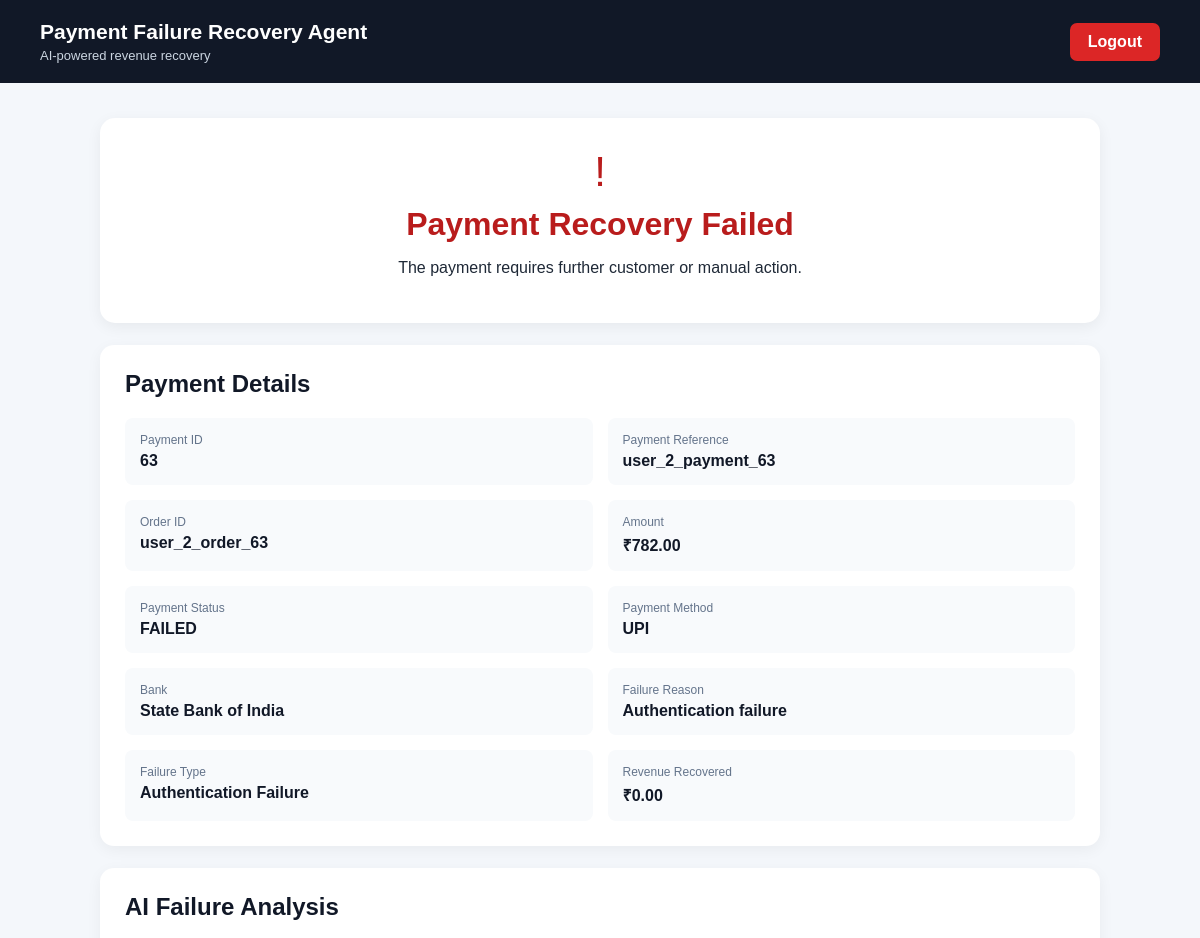
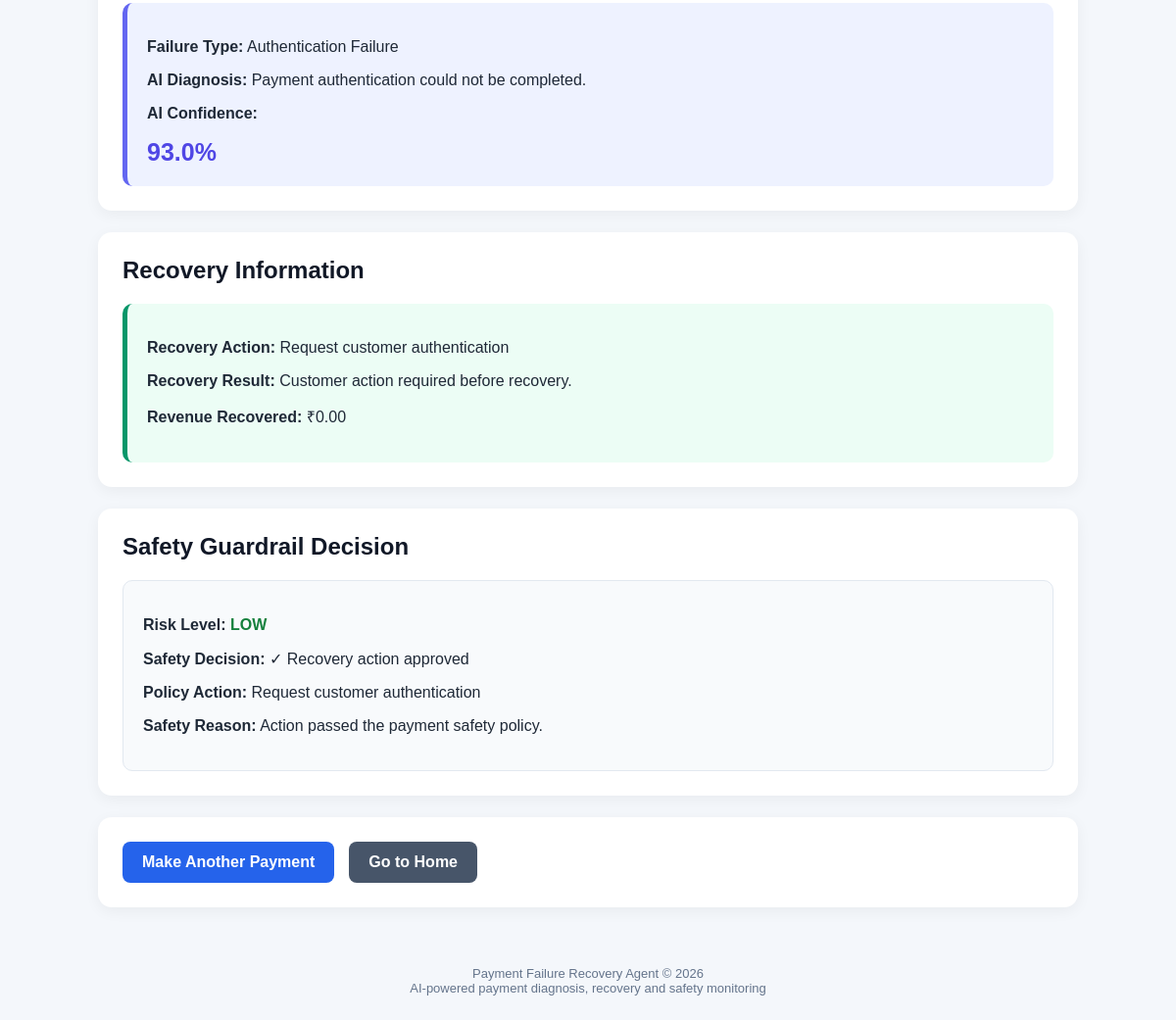
The app's page /payment-result/63/ (signed in) with its own data (2 pictures, top to bottom).
### payments/models.py (models this page shows, shortened)
class Payment(models.Model):
    user = models.ForeignKey(
        User,
        on_delete=models.CASCADE,
        null=True,
        blank=True,
        related_name="payments"
    )
    payment_id = models.CharField(
        max_length=255,
        unique=True
    )
    order_id = models.CharField(
        max_length=100,
        blank=True,
        null=True
    )
    amount = models.DecimalField(
        max_digits=12,
        decimal_places=2,
        default=0
    )
    payment_method = models.CharField(
        max_length=100,
        blank=True,
        null=True
    )
    bank = models.CharField(
        max_length=100,
        blank=True,
        null=True
    )
    failure_type = models.CharField(
        max_length=100,
        blank=True,
        null=True
    )
    failure_reason = models.CharField(
        max_length=255,
        blank=True,
        null=True
    )
    cancellation_reason = models.CharField(
        max_length=100,
        blank=True,
        null=True
    )
    status = models.CharField(
        max_length=50,
        default="FAILED"
    )
    retry_count = models.PositiveIntegerField(
        default=0
    )
    ai_diagnosis = models.TextField(
        blank=True,
        null=True
    )
    ai_confidence = models.FloatField(
        blank=True,
        null=True
    )
    recovery_action = models.CharField(
        max_length=255,
        blank=True,
        null=True
    )
    recovery_result = models.TextField(
        blank=True,
        null=True
    )
    revenue_recovered = models.DecimalField(
        max_digits=12,
        decimal_places=2,
        default=0
    )
    created_at = models.DateTimeField(
        auto_now_add=True
    )
    updated_at = models.DateTimeField(
        auto_now=True
    )

class RecoveryAudit(models.Model):
    payment = models.ForeignKey(
        Payment,
        on_delete=models.CASCADE,
        related_name="recovery_audits"
    )
    failure_type = models.CharField(
        max_length=100,
        blank=True,
        null=True
    )
    cancellation_reason = models.CharField(
        max_length=100,
        blank=True,
        null=True
    )
    root_cause = models.CharField(
        max_length=255,
        blank=True,
        null=True
    )
    recommended_action = models.CharField(
        max_length=255,
        blank=True,
        null=True
    )
    confidence = models.FloatField(
        blank=True,
        null=True
    )
    policy_action = models.CharField(
        max_length=255,
        blank=True,
        null=True
    )
    allowed = models.BooleanField(
        default=False
    )
    risk_level = models.CharField(
        max_length=50,
        blank=True,
        null=True
    )
    executed = models.BooleanField(
        default=False
    )
    result = models.TextField(
        blank=True,
        null=True
    )
    reason = models.TextField(
        blank=True,
        null=True
    )
    created_at = models.DateTimeField(
        auto_now_add=True
    )

### payments/views.py (the view)
@login_required
def payment_result(
    request,
    payment_id
):
    if request.user.is_staff:
        payment = get_object_or_404(
            Payment,
            id=payment_id
        )
    else:
        payment = get_object_or_404(
            Payment,
            id=payment_id,
            user=request.user
        )
    latest_audit = (
        RecoveryAudit.objects
        .filter(
            payment=payment
        )
        .order_by("-id")
        .first()
    )
    failure_type = (
        payment.failure_type
        or ""
    ).strip()
    if (
        not failure_type
        and latest_audit
    ):
        failure_type = (
            latest_audit.failure_type
            or ""
        ).strip()
    if not failure_type:
        failure_type = (
            "Unknown Failure"
        )
    confidence_percent = None
    if payment.ai_confidence is not None:
        confidence_percent = round(
            float(
                payment.ai_confidence
            ) * 100,
            1
        )
    ai_diagnosis = (
        payment.ai_diagnosis
        or "Not analyzed"
    )
    recovery_action = (
        payment.recovery_action
        or "Not available"
    )
    recovery_result = (
        payment.recovery_result
        or "No recovery attempt"
    )
    context = {
        "payment":
            payment,
        "audit":
            latest_audit,
        "latest_audit":
            latest_audit,
        "failure_type":
            failure_type,
        "confidence_percent":
            confidence_percent,
        "ai_diagnosis":
            ai_diagnosis,
        "recovery_action":
            recovery_action,
        "recovery_result":
            recovery_result,
        "is_admin":
            request.user.is_staff,
    }
    return render(
        request,
        "payments/payment_result.html",
        context
    )

### payments/templates/payments/payment_result.html (shortened to what this page needs)
<!DOCTYPE html>
<html lang="en">
<head>
</head>
<body>
<header class="header">
    <div>
        <div class="brand">
            Payment Failure Recovery Agent
        </div>
        <div class="subtitle">
            AI-powered revenue recovery
        </div>
    </div>
    <a href="{% url 'logout' %}" class="logout">
        Logout
    </a>
</header>
<div class="container">
    <div class="result-header">
        {% if payment.status == "RECOVERED" %}
            <div class="result-icon success">
                ✓
            </div>
            <h1 class="success">
                Payment Recovered
            </h1>
            <p>
                The payment recovery action was successfully simulated.
            </p>
        {% else %}
            <div class="result-icon failed">
                !
            </div>
            <h1 class="failed">
                Payment Recovery Failed
            </h1>
            <p>
                The payment requires further customer or manual action.
            </p>
        {% endif %}
    </div>
    <div class="card">
        <h2>
            Payment Details
        </h2>
        <div class="details-grid">
            <div class="detail">
                <div class="detail-label">
                    Payment ID
                </div>
                <div class="detail-value">
                    {{ payment.id }}
                </div>
            </div>
            <div class="detail">
                <div class="detail-label">
                    Payment Reference
                </div>
                <div class="detail-value">
                    {{ payment.payment_id }}
                </div>
            </div>
            <div class="detail">
                <div class="detail-label">
                    Order ID
                </div>
                <div class="detail-value">
                    {{ payment.order_id }}
                </div>
            </div>
            <div class="detail">
                <div class="detail-label">
                    Amount
                </div>
                <div class="detail-value">
                    ₹{{ payment.amount }}
                </div>
            </div>
            <div class="detail">
                <div class="detail-label">
                    Payment Status
                </div>
                <div class="detail-value">
                    {{ payment.status }}
                </div>
            </div>
            <div class="detail">
                <div class="detail-label">
                    Payment Method
                </div>
                <div class="detail-value">
                    {{ payment.payment_method }}
                </div>
            </div>
            <div class="detail">
                <div class="detail-label">
                    Bank
                </div>
                <div class="detail-value">
                    {{ payment.bank }}
                </div>
            </div>
            <div class="detail">
                <div class="detail-label">
                    Failure Reason
                </div>
                <div class="detail-value">
                    {{ payment.failure_reason }}
                </div>
            </div>
            <div class="detail">
                <div class="detail-label">
                    Failure Type
                </div>
                <div class="detail-value">
                    {{ failure_type }}
                </div>
            </div>
            <div class="detail">
                <div class="detail-label">
                    Revenue Recovered
                </div>
                <div class="detail-value">
                    ₹{{ payment.revenue_recovered }}
                </div>
            </div>
        </div>
    </div>
    <div class="card">
        <h2>
            AI Failure Analysis
        </h2>
        <div class="diagnosis-box">
            <p>
                <strong>Failure Type:</strong>
                {{ failure_type }}
            </p>
            <p>
                <strong>AI Diagnosis:</strong>
                {{ ai_diagnosis }}
            </p>
            <p>
                <strong>AI Confidence:</strong>
            </p>
            {% if confidence_percent != None %}
                <div class="confidence">
                    {{ confidence_percent }}%
                </div>
            {% else %}
                <div class="confidence">
                    Not Available
                </div>
            {% endif %}
        </div>
    </div>
    <div class="card">
        <h2>
            Recovery Information
        </h2>
        <div class="recovery-box">
            <p>
                <strong>Recovery Action:</strong>
                {{ recovery_action }}
            </p>
            <p>
                <strong>Recovery Result:</strong>
                {{ recovery_result }}
            </p>
            <p>
                <strong>Revenue Recovered:</strong>
                ₹{{ payment.revenue_recovered }}
            </p>
        </div>
    </div>
    {% if audit %}
    <div class="card">
        <h2>
            Safety Guardrail Decision
        </h2>
        <div class="guardrail-box">
            <p>
                <strong>Risk Level:</strong>
                {% if audit.risk_level == "LOW" %}
                    <span class="risk-low">
                        LOW
                    </span>
                {% elif audit.risk_level == "HIGH" %}
                    <span class="risk-high">
                        HIGH
                    </span>
                {% else %}
                    <span class="risk-medium">
                        {{ audit.risk_level }}
                    </span>
                {% endif %}
            </p>
            <p>
                <strong>Safety Decision:</strong>
                {% if audit.allowed %}
                    ✓ Recovery action approved
                {% else %}
                    ✕ Recovery action blocked
                {% endif %}
            </p>
            <p>
                <strong>Policy Action:</strong>
                {{ audit.policy_action }}
            </p>
            <p>
                <strong>Safety Reason:</strong>
                {{ audit.reason }}
            </p>
        </div>
    </div>
    {% endif %}
    <div class="card">
        <div class="buttons">
            <a href="{% url 'make_payment' %}"
               class="btn primary">
                Make Another Payment
            </a>
            <a href="{% url 'dashboard' %}"
               class="btn secondary">
                Go to Home
            </a>
        </div>
    </div>
</div>
<footer>
    Payment Failure Recovery Agent © 2026
    <br>
    AI-powered payment diagnosis, recovery and safety monitoring
</footer>
</body>
</html>

### payments/templates/payments/payment_result.html (style rules this page uses)
* { box-sizing: border-box; }
body { margin: 0; font-family: Arial, Helvetica, sans-serif; background: #f4f7fb; color: #1f2937; }
.header { background: #111827; color: white; padding: 20px 40px; display: flex; justify-content: space-between; align-items: center; }
.brand { font-size: 21px; font-weight: bold; }
.subtitle { color: #cbd5e1; font-size: 13px; margin-top: 4px; }
.logout { background: #dc2626; color: white; padding: 10px 18px; border-radius: 7px; text-decoration: none; font-weight: bold; }
.container { width: 92%; max-width: 1000px; margin: 35px auto; }
.result-header { background: white; text-align: center; padding: 30px; border-radius: 15px; margin-bottom: 22px; box-shadow: 0 4px 15px rgba(0,0,0,.06); }
.failed { color: #b91c1c; }
.result-icon { font-size: 42px; }
.result-header h1 { margin: 10px 0; }
.card { background: white; padding: 25px; border-radius: 14px; margin-bottom: 22px; box-shadow: 0 4px 15px rgba(0,0,0,.05); }
.card h2 { margin-top: 0; color: #111827; }
.details-grid { display: grid; grid-template-columns: repeat(2,1fr); gap: 15px; }
.detail { background: #f8fafc; padding: 15px; border-radius: 8px; }
.detail-label { font-size: 12px; color: #64748b; margin-bottom: 5px; }
.detail-value { font-weight: bold; color: #111827; }
.diagnosis-box { background: #eef2ff; border-left: 5px solid #6366f1; padding: 20px; border-radius: 10px; }
.confidence { font-size: 25px; font-weight: bold; color: #4f46e5; }
.recovery-box { background: #ecfdf5; border-left: 5px solid #059669; padding: 20px; border-radius: 10px; }
.guardrail-box { background: #f8fafc; border: 1px solid #e2e8f0; padding: 20px; border-radius: 10px; }
.risk-low { color: #15803d; font-weight: bold; }
.buttons { display: flex; gap: 15px; flex-wrap: wrap; }
.btn { padding: 12px 20px; border-radius: 8px; color: white; font-weight: bold; text-decoration: none; }
.primary { background: #2563eb; }
.secondary { background: #475569; }
footer { text-align: center; padding: 25px; color: #64748b; font-size: 13px; }

### records on screen
Payment: id "63", payment_id "user_2_payment_63", order_id "user_2_order_63", amount "782.00", status "FAILED", payment_method "UPI", bank "State Bank of India", failure_reason "Authentication failure", failure_type "Authentication Failure", revenue_recovered "0.00", ai_diagnosis "Payment authentication could not be completed.", recovery_action "Request customer authentication", recovery_result "Customer action required before recovery."
RecoveryAudit: policy_action "Request customer authentication", reason "Action passed the payment safety policy."

### other values on screen
{{ confidence_percent }} "93.0"
